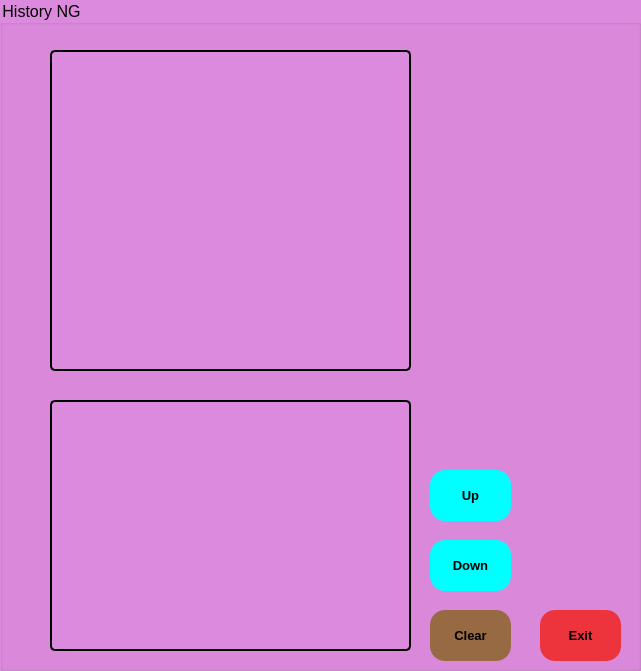
   <widget class="QGroupBox" name="history_NG">
    <property name="geometry">
     <rect>
      <x>160</x>
      <y>0</y>
      <width>641</width>
      <height>671</height>
     </rect>
    </property>
    <property name="font">
     <font>
      <pointsize>12</pointsize>
      <stylestrategy>PreferDefault</stylestrategy>
      <kerning>true</kerning>
     </font>
    </property>
    <property name="styleSheet">
     <string notr="true">background-color: rgb(220, 138, 221);</string>
    </property>
    <property name="title">
     <string>History NG</string>
    </property>
    <widget class="QPushButton" name="but_up">
     <property name="geometry">
      <rect>
       <x>430</x>
       <y>470</y>
       <width>81</width>
       <height>51</height>
      </rect>
     </property>
     <property name="font">
      <font>
       <pointsize>10</pointsize>
       <weight>75</weight>
       <bold>true</bold>
      </font>
     </property>
     <property name="styleSheet">
      <string notr="true">background-color: rgb(0, 255, 255);
color: rgb(255, 255, 255);
color: rgb(0, 0, 0);
border-radius:15px;
</string>
     </property>
     <property name="text">
      <string>Up</string>
     </property>
    </widget>
    <widget class="QPushButton" name="but_down">
     <property name="geometry">
      <rect>
       <x>430</x>
       <y>540</y>
       <width>81</width>
       <height>51</height>
      </rect>
     </property>
     <property name="font">
      <font>
       <pointsize>10</pointsize>
       <weight>75</weight>
       <bold>true</bold>
      </font>
     </property>
     <property name="styleSheet">
      <string notr="true">background-color: rgb(0, 255, 255);
color: rgb(255, 255, 255);
color: rgb(0, 0, 0);
border-radius:15px;
</string>
     </property>
     <property name="text">
      <string>Down</string>
     </property>
    </widget>
    <widget class="QLabel" name="space_to_display_history_NG">
     <property name="geometry">
      <rect>
       <x>50</x>
       <y>50</y>
       <width>361</width>
       <height>321</height>
      </rect>
     </property>
     <property name="styleSheet">
      <string notr="true">border: 2px solid black;
                border-radius: 5px;
                padding: 10px;</string>
     </property>
     <property name="text">
      <string/>
     </property>
    </widget>
    <widget class="QPushButton" name="but_exit">
     <property name="geometry">
      <rect>
       <x>540</x>
       <y>610</y>
       <width>81</width>
       <height>51</height>
      </rect>
     </property>
     <property name="font">
      <font>
       <pointsize>10</pointsize>
       <weight>75</weight>
       <bold>true</bold>
      </font>
     </property>
     <property name="styleSheet">
      <string notr="true">background-color: rgb(237, 51, 59);
color: rgb(255, 255, 255);
color: rgb(0, 0, 0);
border-radius:15px;
</string>
     </property>
     <property name="text">
      <string>Exit</string>
     </property>
    </widget>
    <widget class="QListWidget" name="listWidget_NG">
     <property name="geometry">
      <rect>
       <x>50</x>
       <y>400</y>
       <width>361</width>
       <height>251</height>
      </rect>
     </property>
     <property name="styleSheet">
      <string notr="true">border: 2px solid black;
                border-radius: 5px;
                padding: 10px;</string>
     </property>
     <property name="sortingEnabled">
      <bool>false</bool>
     </property>
    </widget>
    <widget class="QPushButton" name="but_clear">
     <property name="geometry">
      <rect>
       <x>430</x>
       <y>610</y>
       <width>81</width>
       <height>51</height>
      </rect>
     </property>
     <property name="font">
      <font>
       <pointsize>10</pointsize>
       <weight>75</weight>
       <bold>true</bold>
      </font>
     </property>
     <property name="styleSheet">
      <string notr="true">color: rgb(255, 255, 255);
background-color: rgb(152, 106, 68);
color: rgb(0, 0, 0);
border-radius:15px;
</string>
     </property>
     <property name="text">
      <string>Clear</string>
     </property>
    </widget>
   </widget>
